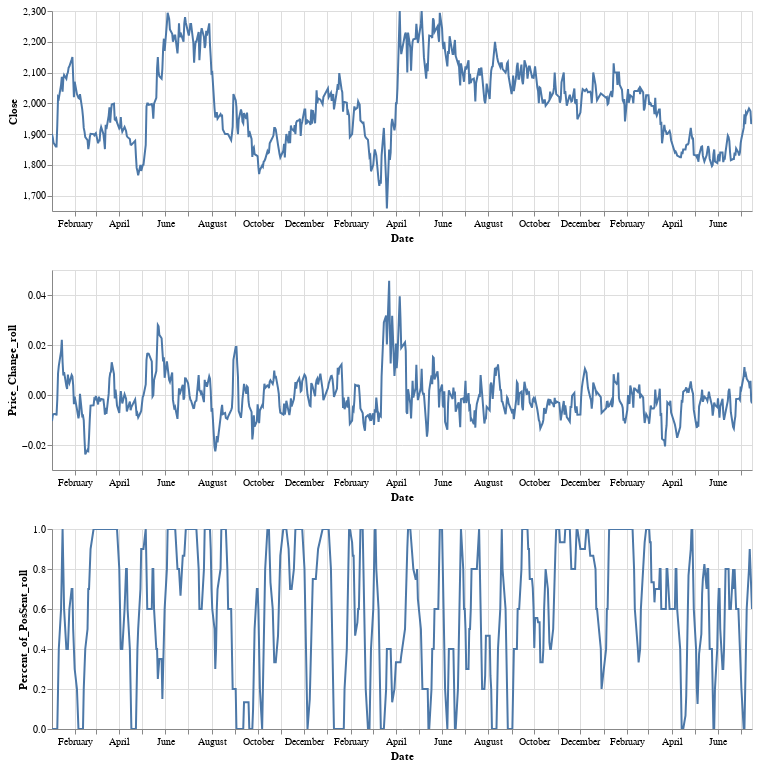

The cell this chart's notebook holds for it:
### Code cell
import altair as alt


alt.Chart(forplot).mark_line().encode(
    alt.X(alt.repeat("column"), type='temporal'),
    alt.Y(alt.repeat("row"), type='quantitative', scale=alt.Scale(zero = False))
).properties(
    width=700,
    height=200
).repeat(
    row=[' Close', 'Price_Change_roll', 'Percent_of_PosSent_roll'],
    column=['Date']
).interactive(
  bind_y = False
)

### Figure 1 — Vega-Lite specification as saved in the notebook (floating-point values rounded to 4 significant figures; data arrays with more than 128 entries replaced by an {"elided": "..."} marker saying what was removed)
{"config": {"view": {"continuousWidth": 400, "continuousHeight": 300}}, "repeat": {"column": ["Date"], "row": [" Close", "Price_Change_roll", "Percent_of_PosSent_roll"]}, "spec": {"data": {"name": "data-782eab08da07a7ec39e105bfded9db6c"}, "mark": "line", "encoding": {"x": {"type": "temporal", "field": {"repeat": "column"}}, "y": {"type": "quantitative", "field": {"repeat": "row"}, "scale": {"zero": false}}}, "height": 200, "selection": {"selector002": {"type": "interval", "bind": "scales", "encodings": ["x"]}}, "width": 700}, "$schema": "https://vega.github.io/schema/vega-lite/v4.8.1.json", "datasets": {"data-782eab08da07a7ec39e105bfded9db6c": {"elided": "618 records"}}}
